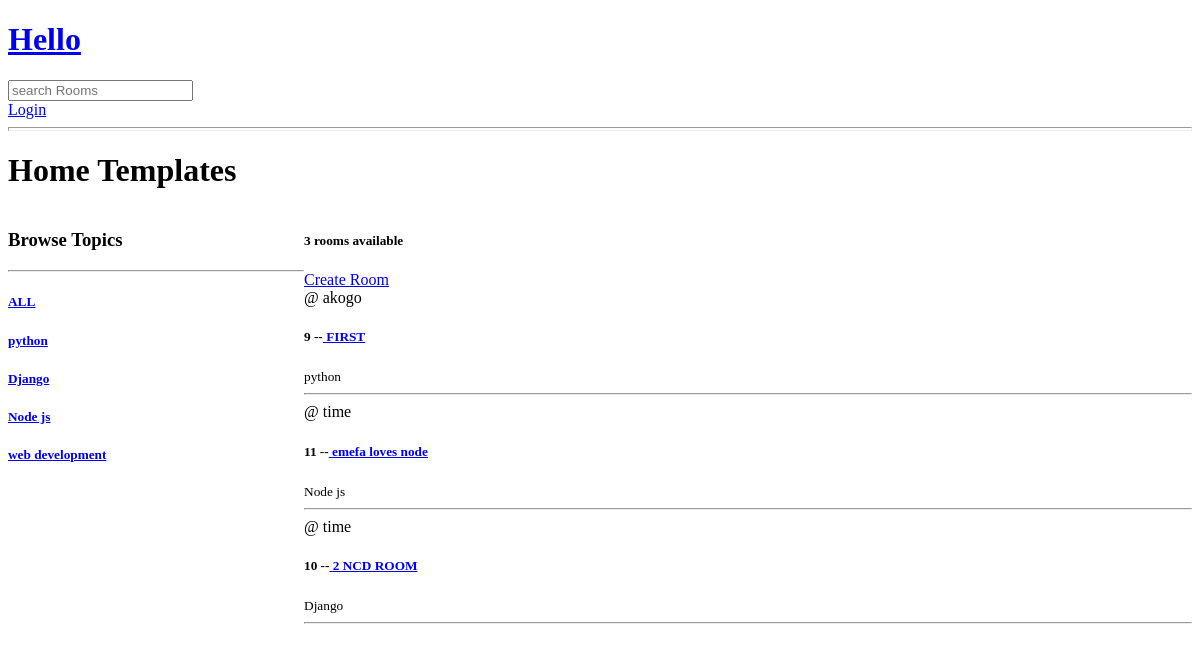
Before: / with the older database file.
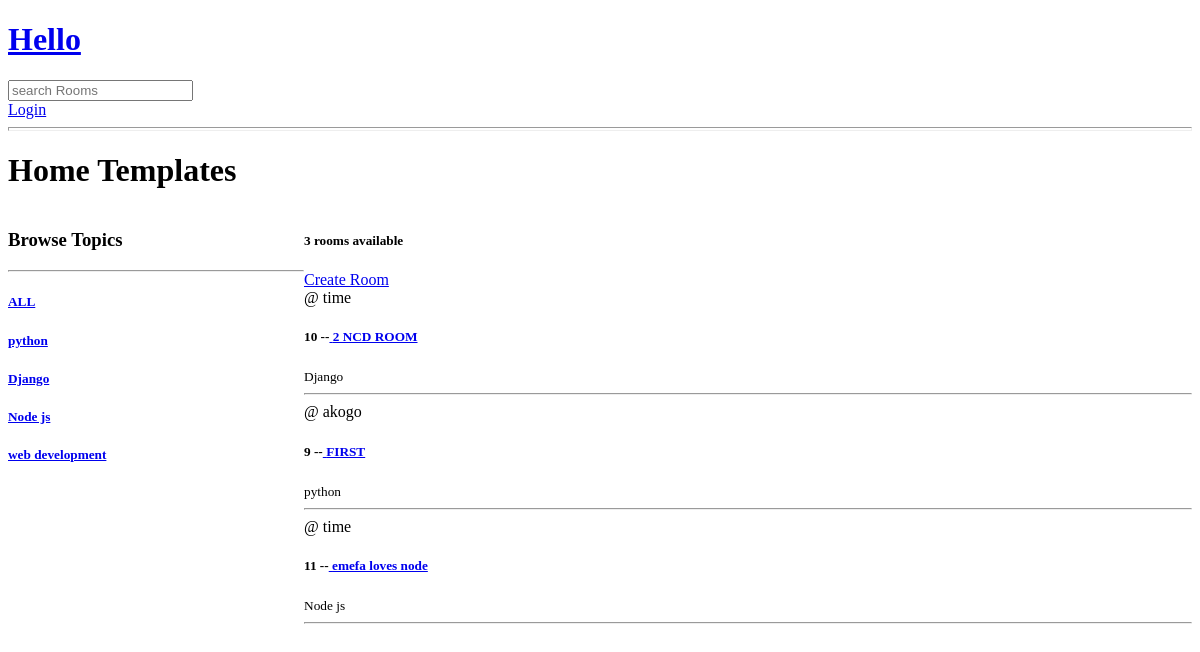
After: the same page with the newer database file.
### base/models.py (models this page shows, shortened)
class Topic(models.Model):
    name = models.CharField(max_length=100)

class Room(models.Model):
    host =models.ForeignKey(User, on_delete=models.SET_NULL, null=True)
    topic = models.ForeignKey(Topic , on_delete=models.SET_NULL,null=True)
    name = models.CharField(max_length=50)
    description = models.TextField(null=True,blank=True)
    participants = models.ManyToManyField(User,related_name='participants',blank=True)
    updates = models.DateTimeField(auto_now=True) # every time we updates
    created = models.DateTimeField(auto_now_add=True) # save only once
    class Meta:
        ordering = ['-updates','-created']

### base/views.py (the view)
# urls.py: path("",views.home,name="home" ),
def home(request):
    q =request.GET.get('q') if request.GET.get('q') != None else ''
    rooms = Room.objects.filter(
        Q(topic__name__icontains=q,) |
        Q(name__icontains =q) |
        Q(description__icontains =q)
         )
    topics = Topic.objects.all()
    room_count = rooms.count()
    context = {'rooms':rooms,"topics":topics,"room_count":room_count }
    return render(request, "base/home.html",context)

### base/templates/base/home.html (shortened to what this page needs)
{% extends "main.html" %}
{% block content %}
<h1>Home Templates</h1>
<div class= "home-container">
    <div>
        <h3>Browse Topics</h3>
        <hr>
        <div>
            <h5> <a href="{%url 'home' %}">ALL</a></h5>
            {% for topic in topics %}
           <h5> <a href="{%url 'home' %}?q={{topic.name}}">{{topic.name}}</a></h5>
        {% endfor %}
        </div>
    </div>
    <div>
        <h5>{{room_count}} rooms available</h5>
        <a href="{% url 'create-room'%}">Create Room</a>
        {% for room in rooms  %}
        <div>
            <span>@ {{room.host.username}}</span>
            <h5>{{room.id}} --<a href="/room/{{room.id}}"> {{room.name}}</h5></a>
            <small>{{room.topic.name}}</small>
            <hr>
        {% endfor %}
        </div>
    </div>
</div>
{% endblock  %}

### templates/main.html (shortened to what this page needs)
<!DOCTYPE html>
<html lang="en">
<head>
</head>
<body>
    {%include 'navbar.html'%}
    {% block content%}
    {% endblock%}
</body>
</html>

### templates/navbar.html
<a href="{% url "home" %}">
    <h1>Hello</h1>
</a>
<form  method="GET" action="{%url 'home' %}">
    <input type="text" name="q" placeholder="search Rooms">
</form>
{% if request.user.is_authenticated %}
<p>Hello {{request.user}}</p>
<a href="{% url 'logout'%}"">Logout</a>
{% else %}
<a href="{% url 'login'%}"">Login</a>
{% endif %}
<hr size="4">

### base/templates/base/home.html (style rules this page uses)
.home-container { display: grid; grid-template-columns: 1fr 3fr; }

Changed rows visible on the page:
changed Room "2 NCD ROOM": moves up the list
